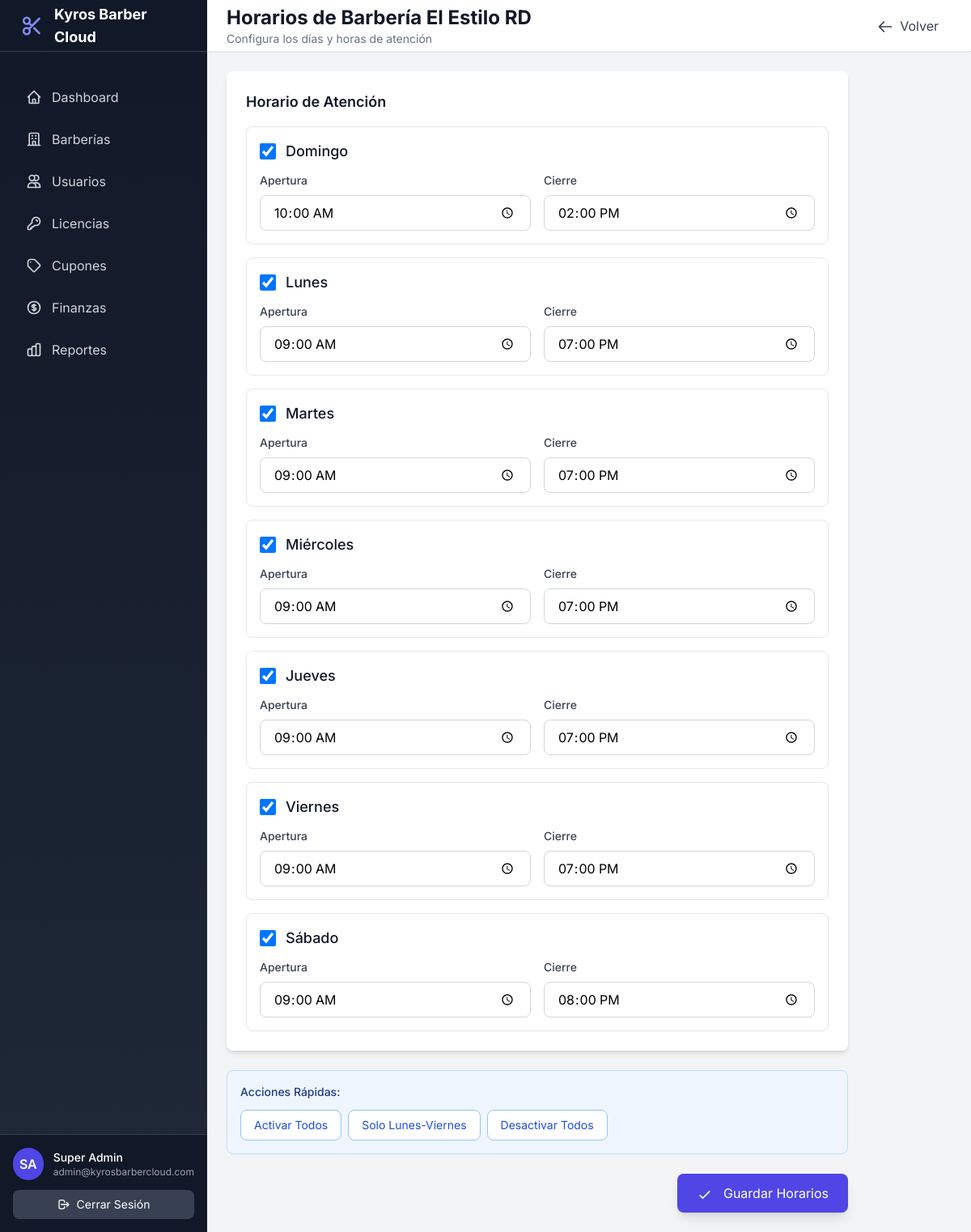
The app's page /admin/manage-schedules.php?id=1 (signed in) with its own data.
### tables this page shows
CREATE TABLE barbershops (
    id INT AUTO_INCREMENT PRIMARY KEY,
    license_id INT NOT NULL,
    owner_id INT NOT NULL,
    business_name VARCHAR(255) NOT NULL,
    slug VARCHAR(255) UNIQUE NOT NULL,
    description TEXT,
    logo VARCHAR(255),
    cover_image VARCHAR(255),
    phone VARCHAR(20),
    email VARCHAR(255),
    address TEXT,
    city VARCHAR(100),
    province VARCHAR(100),
    country VARCHAR(100) DEFAULT 'República Dominicana',
    latitude DECIMAL(10, 8),
    longitude DECIMAL(11, 8),
    rnc VARCHAR(20),
    website VARCHAR(255),
    facebook VARCHAR(255),
    instagram VARCHAR(255),
    tiktok VARCHAR(255),
    whatsapp VARCHAR(20),
    theme_color VARCHAR(7) DEFAULT '#1e40af',
    allow_online_booking BOOLEAN DEFAULT TRUE,
    advance_booking_days INT DEFAULT 30,
    cancellation_hours INT DEFAULT 24,
    status ENUM('active', 'inactive', 'suspended') DEFAULT 'active',
    created_at TIMESTAMP DEFAULT CURRENT_TIMESTAMP,
    updated_at TIMESTAMP DEFAULT CURRENT_TIMESTAMP ON UPDATE CURRENT_TIMESTAMP,
    FOREIGN KEY (license_id) REFERENCES licenses(id) ON DELETE RESTRICT,
    FOREIGN KEY (owner_id) REFERENCES users(id) ON DELETE RESTRICT,
    INDEX idx_slug (slug),
    INDEX idx_status (status),
    INDEX idx_city (city)
);

CREATE TABLE barbershop_schedules (
    id INT AUTO_INCREMENT PRIMARY KEY,
    barbershop_id INT NOT NULL,
    day_of_week TINYINT NOT NULL COMMENT '0=Domingo, 6=Sábado',
    open_time TIME NOT NULL,
    close_time TIME NOT NULL,
    is_closed BOOLEAN DEFAULT FALSE,
    FOREIGN KEY (barbershop_id) REFERENCES barbershops(id) ON DELETE CASCADE,
    UNIQUE KEY unique_day (barbershop_id, day_of_week)
);

### core/Helpers.php (called while the page is built, shortened)
<?php
function e($string) {
    return htmlspecialchars($string, ENT_QUOTES, 'UTF-8');
}

### core/Database.php (called while the page is built, shortened)
<?php
class Database {
    private static $instance = null;
    private $connection;
    private function __construct() {
        try {
            $dsn = "mysql:host=" . DB_HOST . ";dbname=" . DB_NAME . ";charset=" . DB_CHARSET;
            $options = [
                PDO::ATTR_ERRMODE => PDO::ERRMODE_EXCEPTION,
                PDO::ATTR_DEFAULT_FETCH_MODE => PDO::FETCH_ASSOC,
                PDO::ATTR_EMULATE_PREPARES => false,
            ];
            $this->connection = new PDO($dsn, DB_USER, DB_PASS, $options);
        } catch (PDOException $e) {
            if (ENVIRONMENT === 'development') {
                die("Error de conexión: " . $e->getMessage());
            } else {
                die("Error de conexión a la base de datos");
            }
        }
    }
    public static function getInstance() {
        if (self::$instance === null) {
            self::$instance = new self();
        }
        return self::$instance;
    }
    public function query($sql, $params = []) {
        try {
            $stmt = $this->connection->prepare($sql);
            $stmt->execute($params);
            return $stmt;
        } catch (PDOException $e) {
            error_log("Database Query Error: " . $e->getMessage());
            throw $e;
        }
    }
    public function fetch($sql, $params = []) {
        return $this->query($sql, $params)->fetch();
    }
    public function fetchAll($sql, $params = []) {
        return $this->query($sql, $params)->fetchAll();
    }
}

### admin/manage-schedules.php (the view, shortened to what this page needs)
<?php
require_once BASE_PATH . '/core/Database.php';
require_once BASE_PATH . '/core/Helpers.php';
$db = Database::getInstance();
$shopId = $_GET['id'] ?? null;
$shop = $db->fetch("SELECT id, business_name FROM barbershops WHERE id = ?", [$shopId]);
$schedules = $db->fetchAll("
    SELECT * FROM barbershop_schedules
    WHERE barbershop_id = ?
    ORDER BY day_of_week ASC
", [$shopId]);
$schedulesByDay = [];
foreach ($schedules as $schedule) {
    $schedulesByDay[$schedule['day_of_week']] = $schedule;
}
$dayNames = [
    0 => 'Domingo',
    1 => 'Lunes',
    2 => 'Martes',
    3 => 'Miércoles',
    4 => 'Jueves',
    5 => 'Viernes',
    6 => 'Sábado'
];
include BASE_PATH . '/includes/header.php';
?>
<div class="min-h-screen bg-gray-100" x-data="{ sidebarOpen: false }">
    <?php include BASE_PATH . '/includes/sidebar-admin.php'; ?>
    <div class="lg:pl-64">
        <div class="sticky top-0 z-40 flex h-16 bg-white border-b border-gray-200 shadow-sm">
            <div class="flex items-center justify-between flex-1 px-4 sm:px-6">
                <div>
                    <h1 class="text-2xl font-bold text-gray-900">Horarios de <?php echo htmlspecialchars($shop['business_name']); ?></h1>
                    <p class="text-sm text-gray-500">Configura los días y horas de atención</p>
                </div>
                <a href="barbershops.php" class="px-4 py-2 text-gray-700 hover:bg-gray-100 rounded-lg">
                    <svg class="w-5 h-5 inline mr-1" fill="none" stroke="currentColor" viewBox="0 0 24 24">
                        <path stroke-linecap="round" stroke-linejoin="round" stroke-width="2" d="M10 19l-7-7m0 0l7-7m-7 7h18"/>
                    </svg>
                    Volver
                </a>
            </div>
        </div>
        <main class="p-6">
            <form method="POST" class="max-w-3xl">
                <div class="bg-white rounded-lg shadow-md p-6 mb-6">
                    <h2 class="text-lg font-semibold text-gray-900 mb-4">Horario de Atención</h2>
                    <div class="space-y-4">
                        <?php foreach ($dayNames as $dayNum => $dayName):
                            $schedule = $schedulesByDay[$dayNum] ?? null;
                            $isActive = $schedule && !$schedule['is_closed'];
                        ?>
                        <div class="border border-gray-200 rounded-lg p-4" x-data="{ active: <?php echo $isActive ? 'true' : 'false'; ?> }">
                            <div class="flex items-center justify-between mb-3">
                                <label class="flex items-center cursor-pointer">
                                    <input type="checkbox" name="days[<?php echo $dayNum; ?>][active]"
                                           x-model="active"
                                           <?php echo $isActive ? 'checked' : ''; ?>
                                           class="w-5 h-5 text-indigo-600 border-gray-300 rounded focus:ring-indigo-500 mr-3">
                                    <span class="text-lg font-medium text-gray-900"><?php echo $dayName; ?></span>
                                </label>
                            </div>
                            <div x-show="active" class="grid grid-cols-2 gap-4">
                                <div>
                                    <label class="block text-sm font-medium text-gray-700 mb-2">Apertura</label>
                                    <input type="time" name="days[<?php echo $dayNum; ?>][open_time]"
                                           value="<?php echo $schedule ? $schedule['open_time'] : '09:00'; ?>"
                                           class="w-full px-4 py-2 border border-gray-300 rounded-lg focus:ring-2 focus:ring-indigo-500 focus:border-transparent">
                                </div>
                                <div>
                                    <label class="block text-sm font-medium text-gray-700 mb-2">Cierre</label>
                                    <input type="time" name="days[<?php echo $dayNum; ?>][close_time]"
                                           value="<?php echo $schedule ? $schedule['close_time'] : '18:00'; ?>"
                                           class="w-full px-4 py-2 border border-gray-300 rounded-lg focus:ring-2 focus:ring-indigo-500 focus:border-transparent">
                                </div>
                            </div>
                        </div>
                        <?php endforeach; ?>
                    </div>
                </div>
                <div class="bg-blue-50 border border-blue-200 rounded-lg p-4 mb-6">
                    <p class="text-sm font-medium text-blue-900 mb-3">Acciones Rápidas:</p>
                    <div class="flex flex-wrap gap-2">
                        <button type="button" onclick="setAllDays(true)" class="px-4 py-2 bg-white border border-blue-300 text-blue-700 rounded-lg hover:bg-blue-50 text-sm">
                            Activar Todos
                        </button>
                        <button type="button" onclick="setWeekdays()" class="px-4 py-2 bg-white border border-blue-300 text-blue-700 rounded-lg hover:bg-blue-50 text-sm">
                            Solo Lunes-Viernes
                        </button>
                        <button type="button" onclick="setAllDays(false)" class="px-4 py-2 bg-white border border-blue-300 text-blue-700 rounded-lg hover:bg-blue-50 text-sm">
                            Desactivar Todos
                        </button>
                    </div>
                </div>
                <div class="flex justify-end">
                    <button type="submit" class="px-6 py-3 bg-indigo-600 text-white rounded-lg hover:bg-indigo-700 shadow-lg">
                        <svg class="w-5 h-5 inline mr-2" fill="none" stroke="currentColor" viewBox="0 0 24 24">
                            <path stroke-linecap="round" stroke-linejoin="round" stroke-width="2" d="M5 13l4 4L19 7"/>
                        </svg>
                        Guardar Horarios
                    </button>
                </div>
            </form>
        </main>
    </div>
</div>
<?php include BASE_PATH . '/includes/footer.php'; ?>

### includes/header.php (shortened to what this page needs)
<!DOCTYPE html>
<html lang="es">
<head>
    <script src="https://cdn.tailwindcss.com"></script>
</head>
<body class="bg-gray-50">

### includes/sidebar-admin.php (shortened to what this page needs)
<div class="fixed inset-y-0 left-0 z-50 w-64 bg-gradient-to-b from-gray-900 to-gray-800 transform transition-transform duration-300 ease-in-out lg:translate-x-0"
     :class="sidebarOpen ? 'translate-x-0' : '-translate-x-full'">
    <div class="flex items-center justify-between h-16 px-6 bg-gray-900 border-b border-gray-700">
        <div class="flex items-center">
            <span class="ml-3 text-white font-bold text-lg">Kyros Barber Cloud</span>
        </div>
    </div>
    <nav class="mt-8 px-4 space-y-1">
        <a href="<?php echo BASE_URL; ?>/admin/dashboard.php"
           class="flex items-center px-4 py-3 <?php echo basename($_SERVER['PHP_SELF']) == 'dashboard.php' ? 'text-white bg-indigo-600' : 'text-gray-300 hover:bg-gray-700 hover:text-white'; ?> rounded-lg transition">
            <svg class="w-5 h-5" fill="none" stroke="currentColor" viewBox="0 0 24 24">
                <path stroke-linecap="round" stroke-linejoin="round" stroke-width="2" d="M3 12l2-2m0 0l7-7 7 7M5 10v10a1 1 0 001 1h3m10-11l2 2m-2-2v10a1 1 0 01-1 1h-3m-6 0a1 1 0 001-1v-4a1 1 0 011-1h2a1 1 0 011 1v4a1 1 0 001 1m-6 0h6"/>
            </svg>
            <span class="ml-3">Dashboard</span>
        </a>
        <a href="<?php echo BASE_URL; ?>/admin/barbershops.php"
           class="flex items-center px-4 py-3 <?php echo basename($_SERVER['PHP_SELF']) == 'barbershops.php' ? 'text-white bg-indigo-600' : 'text-gray-300 hover:bg-gray-700 hover:text-white'; ?> rounded-lg transition">
            <svg class="w-5 h-5" fill="none" stroke="currentColor" viewBox="0 0 24 24">
                <path stroke-linecap="round" stroke-linejoin="round" stroke-width="2" d="M19 21V5a2 2 0 00-2-2H7a2 2 0 00-2 2v16m14 0h2m-2 0h-5m-9 0H3m2 0h5M9 7h1m-1 4h1m4-4h1m-1 4h1m-5 10v-5a1 1 0 011-1h2a1 1 0 011 1v5m-4 0h4"/>
            </svg>
            <span class="ml-3">Barberías</span>
        </a>
        <a href="<?php echo BASE_URL; ?>/admin/users.php"
           class="flex items-center px-4 py-3 <?php echo basename($_SERVER['PHP_SELF']) == 'users.php' ? 'text-white bg-indigo-600' : 'text-gray-300 hover:bg-gray-700 hover:text-white'; ?> rounded-lg transition">
            <svg class="w-5 h-5" fill="none" stroke="currentColor" viewBox="0 0 24 24">
                <path stroke-linecap="round" stroke-linejoin="round" stroke-width="2" d="M12 4.354a4 4 0 110 5.292M15 21H3v-1a6 6 0 0112 0v1zm0 0h6v-1a6 6 0 00-9-5.197M13 7a4 4 0 11-8 0 4 4 0 018 0z"/>
            </svg>
            <span class="ml-3">Usuarios</span>
        </a>
        <a href="<?php echo BASE_URL; ?>/admin/licenses.php"
           class="flex items-center px-4 py-3 <?php echo basename($_SERVER['PHP_SELF']) == 'licenses.php' ? 'text-white bg-indigo-600' : 'text-gray-300 hover:bg-gray-700 hover:text-white'; ?> rounded-lg transition">
            <svg class="w-5 h-5" fill="none" stroke="currentColor" viewBox="0 0 24 24">
                <path stroke-linecap="round" stroke-linejoin="round" stroke-width="2" d="M15 7a2 2 0 012 2m4 0a6 6 0 01-7.743 5.743L11 17H9v2H7v2H4a1 1 0 01-1-1v-2.586a1 1 0 01.293-.707l5.964-5.964A6 6 0 1121 9z"/>
            </svg>
            <span class="ml-3">Licencias</span>
        </a>
        <a href="<?php echo BASE_URL; ?>/admin/coupons.php"
           class="flex items-center px-4 py-3 <?php echo basename($_SERVER['PHP_SELF']) == 'coupons.php' ? 'text-white bg-indigo-600' : 'text-gray-300 hover:bg-gray-700 hover:text-white'; ?> rounded-lg transition">
            <svg class="w-5 h-5" fill="none" stroke="currentColor" viewBox="0 0 24 24">
                <path stroke-linecap="round" stroke-linejoin="round" stroke-width="2" d="M7 7h.01M7 3h5c.512 0 1.024.195 1.414.586l7 7a2 2 0 010 2.828l-7 7a2 2 0 01-2.828 0l-7-7A1.994 1.994 0 013 12V7a4 4 0 014-4z"/>
            </svg>
            <span class="ml-3">Cupones</span>
        </a>
        <a href="<?php echo BASE_URL; ?>/admin/finances.php"
           class="flex items-center px-4 py-3 <?php echo basename($_SERVER['PHP_SELF']) == 'finances.php' ? 'text-white bg-indigo-600' : 'text-gray-300 hover:bg-gray-700 hover:text-white'; ?> rounded-lg transition">
            <span class="ml-3">Finanzas</span>
        </a>
        <a href="<?php echo BASE_URL; ?>/admin/reports.php"
           class="flex items-center px-4 py-3 <?php echo basename($_SERVER['PHP_SELF']) == 'reports.php' ? 'text-white bg-indigo-600' : 'text-gray-300 hover:bg-gray-700 hover:text-white'; ?> rounded-lg transition">
            <span class="ml-3">Reportes</span>
        </a>
    </nav>
    <div class="absolute bottom-0 left-0 right-0 p-4 bg-gray-900 border-t border-gray-700">
        <div class="flex items-center">
            <div class="w-10 h-10 rounded-full bg-indigo-600 flex items-center justify-center text-white font-semibold">
                SA
            </div>
            <div class="ml-3 flex-1">
                <p class="text-sm font-medium text-white">Super Admin</p>
                <p class="text-xs text-gray-400"><?php echo e($_SESSION['user_email'] ?? ''); ?></p>
            </div>
        </div>
        <a href="<?php echo BASE_URL; ?>/auth/logout.php"
           class="mt-3 flex items-center justify-center px-4 py-2 bg-gray-700 hover:bg-gray-600 text-white rounded-lg transition text-sm">
            <svg class="w-4 h-4 mr-2" fill="none" stroke="currentColor" viewBox="0 0 24 24">
                <path stroke-linecap="round" stroke-linejoin="round" stroke-width="2" d="M17 16l4-4m0 0l-4-4m4 4H7m6 4v1a3 3 0 01-3 3H6a3 3 0 01-3-3V7a3 3 0 013-3h4a3 3 0 013 3v1"/>
            </svg>
            Cerrar Sesión
        </a>
    </div>
</div>

### includes/footer.php
</body>
</html>

### includes/header.php (style rules this page uses)
body { font-family: 'Inter', sans-serif; }

### records on screen
barbershops: business_name "Barbería El Estilo RD"
barbershop_schedules: is_closed "☑", open_time "10:00:00", close_time "14:00:00"
barbershop_schedules: is_closed "☑", open_time "09:00:00", close_time "19:00:00"
barbershop_schedules: is_closed "☑", open_time "09:00:00", close_time "19:00:00"
barbershop_schedules: is_closed "☑", open_time "09:00:00", close_time "19:00:00"
barbershop_schedules: is_closed "☑", open_time "09:00:00", close_time "19:00:00"
barbershop_schedules: is_closed "☑", open_time "09:00:00", close_time "19:00:00"
barbershop_schedules: is_closed "☑", open_time "09:00:00", close_time "20:00:00"

### other values on screen
$_SESSION['user_email'] "admin@kyrosbarbercloud.com"
$dayName "Domingo"
$dayName "Lunes"
$dayName "Martes"
$dayName "Miércoles"
$dayName "Jueves"
$dayName "Viernes"
$dayName "Sábado"
